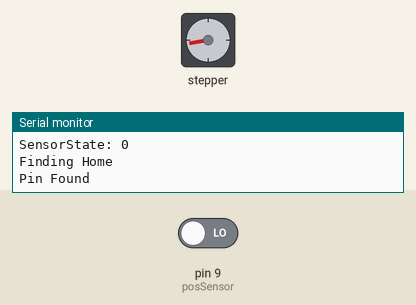
A sketch run on a simulated Arduino Uno, built with avr-gcc and run on an emulated ATmega328P. Shown: stepper motor, the last lines printed to the serial monitor. The test bench sets the inputs (shaded band); at power-on: pin 9 (posSensor) LOW. Stepper angles assume 200 steps per turn.

Above: at 1.2 s.
1.3 s: pin 9 (posSensor) driven HIGH
At 2.4 s:
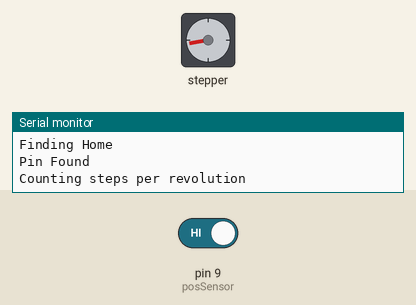
4.3 s: pin 9 (posSensor) driven LOW
At 5.1 s:
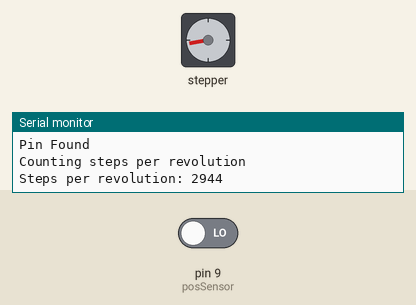
Timing chart, 0 to 7.3 s (numbered marks = the images above; inputs shaded):
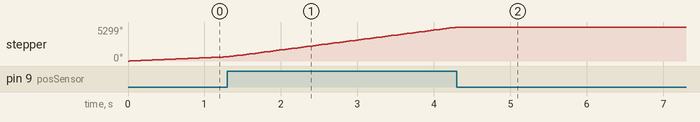

The sketch:

carousel_1L.ino
```cpp
#include <AccelStepper.h>

#define dirPin 5 // Direction Pin
#define stepPin 2
#define motorInterfaceType 1
#define posSensor 9

#define stepperEnable 8 // Stepper Driver Enable Pin

AccelStepper stepper = AccelStepper(motorInterfaceType, stepPin, dirPin);

void setup()
{
    Serial.begin(9600);
    Serial.println("Starting blokbot - Carousel");

    pinMode(posSensor, INPUT);

  pinMode(stepperEnable, OUTPUT);

    // Set the maximum speed and acceleration:
    stepper.setMaxSpeed(20000); // Steps per second
    stepper.setAcceleration(6000);
}

void loop()
{

    bool sensorState = digitalRead(posSensor);
    Serial.print("SensorState: ");
    Serial.println(sensorState);

    Serial.println("Finding Home");
    stepper.setSpeed(1000);
    while (sensorState)
    {
        sensorState = digitalRead(posSensor);
        stepper.runSpeed();
    }
    stepper.stop();
    stepper.setCurrentPosition(0); // Set the current position to 0:
    Serial.println("Pin Found");

    // Go right past the pin
    stepper.setSpeed(300); // Set the speed in steps per second
    while (!sensorState)
    {
        sensorState = digitalRead(posSensor);
        stepper.runSpeed();
    }
    stepper.stop();

    Serial.println("Counting steps per revolution");
    stepper.setSpeed(1000); // Set the speed in steps per second
    while (sensorState)
    {
        sensorState = digitalRead(posSensor);
        stepper.runSpeed();
    }
    stepper.stop();

    long stepsPerRevolution = stepper.currentPosition(); // Stores the total steps needed for one revolution
    long stepsPerCup = stepsPerRevolution / 12;
    Serial.print("Steps per revolution: ");
    Serial.println(stepsPerRevolution);

    stepper.setCurrentPosition(0);

    int bin = 0;
    long targetPos;
    while (true)
    {

        while (Serial.available() == 0)
        {
        }

        bin = Serial.parseInt();
        // Serial.print("Going to bin #"); Serial.println(bin);
        targetPos = map(bin, 1, 12, 0, stepsPerRevolution - stepsPerCup);
        // Serial.print("Step Position: "); Serial.println(targetPos);

        stepper.runToNewPosition(targetPos);
    }
}
```
